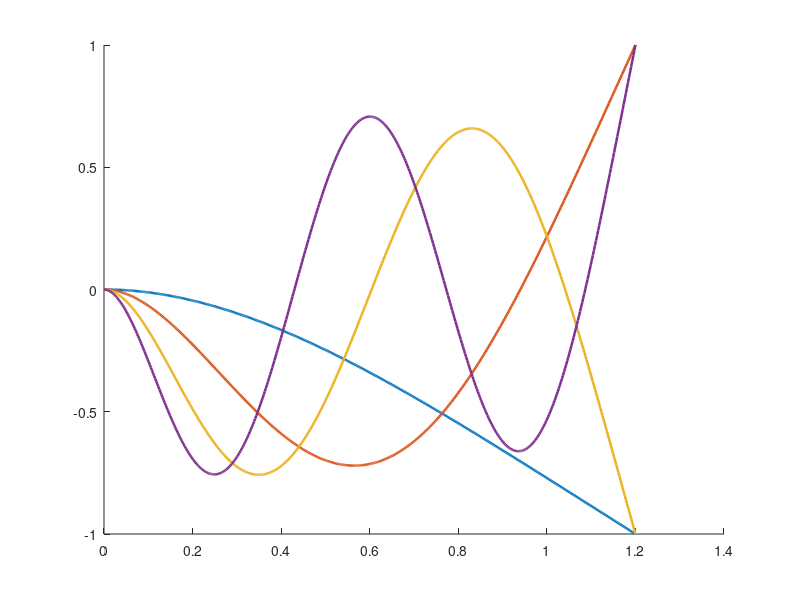

Write MATLAB code to recreate this figure. (Note: this script raises an error after producing the figure.)
clearvars 
close all
clc
%% Known parameters 
L = 1.2 ;    %[m]
b = 0.04 ;   %[m]
h = 0.008 ;  %[m]
rho = 2700 ; %[kg/m^3]
E = 68*1e9 ; %[N/m^2]
%% Finding firsts naturals frequencies of H (roots of function)
m = rho*b*h ;    %[kg/m]
J = (b*h^3)/12 ; %[m^4]
EJ = E*J ;      %[N*m^2]
gamma = @(w) (m*w^2/EJ)^0.25;
H = @(w)[ 1                0                1                0             ;
    0                1                0                1             ;
    -cos(gamma(w)*L) -sin(gamma(w)*L) cosh(gamma(w)*L) sinh(gamma(w)*L) ; 
    sin(gamma(w)*L) -cos(gamma(w)*L) sinh(gamma(w)*L) cosh(gamma(w)*L) ; ] ;
detH = @(w) det(H(w)) ;
w_sample = linspace(0, 1000, 5000);
detH_val = arrayfun(detH, w_sample);
% Balayage pour localiser les changements de signe
index = find(detH_val(1:end-1).*detH_val(2:end) < 0);  
nat_puls = zeros(numel(index),1);
for k = 1:numel(index)
    nat_puls(k) = fzero(detH, [w_sample(index(k)), w_sample(index(k)+1)]);
end
nat_freq = nat_puls/(2*pi) ;
%% Mode shapes - shapes functions
Nmode = 4 ;
x_grid = linspace(0, L,500);
figure; hold on
for i = 1:Nmode
    wi  = nat_puls(i)  ;
    gi  = gamma(wi) ; 
    Hi = H(wi) ; 
    z  = [-Hi(1:3,1:3) \ Hi(1:3,4) ; 1] ;  %normalized with last const.
    modeShape = z(1)*cos(gi*x_grid) + z(2)*sin(gi*x_grid) + z(3)*cosh(gi*x_grid) + z(4)*sinh(gi*x_grid) ;
    normalized_mode =  modeShape / max(abs(modeShape));
    plot(x_grid,normalized_mode,'LineWidth',1.8,'DisplayName',sprintf('Mode %d : f = %.2f Hz',i,nat_freq(i)));
end
% Labels and plot appearance
yline(0, '--', 'HandleVisibility', 'off');   
xlabel('Beam position x [m]');
ylabel('Normalized displacement \Phi_i(x)');
title('First 4 Mode Shapes of the Cantilever Beam');
legend('Location', 'best');
hold off;
%% FRF 

xk = L ;                            %[m] - Position of force applied
xj = [0.2; 0.4; 0.5; 0.8; 1; 1.2] ; %[m] - avoiding mode shapes nodes   
ksi = 0.01*ones(1,Nmode) ;          % damping of 1%
wn = nat_puls ;                     % Vector of 4 natural frequencies
gam= (m*wn.^2/EJ).^0.25 ;           % Vector of 4 gamma values associated to w_i
BC  = -(cos(gam*L) + cosh(gam*L)) ./ (sin(gam*L) + sinh(gam*L));                       % Boundary constant values and
Phi = @(x,i) cos(gam(i).*x) - cosh(gam(i).*x) + BC(i).*(sin(gam(i).*x) - sinh(gam(i).*x));  % analytical solution (element-wise : accepte i vecteur)
mi = zeros(1,Nmode);                % modal mass of mode 4 1st modes              
for i = 1:Nmode 
    mi(i) = trapz(x_grid, m*Phi(x_grid,i).^2);
end 
function G = frf(xj, xk, w_samp , Phi, mi, ksi, wn, Nmode)
G = zeros(numel(xj), numel(w_samp));                                    % M rows of FRF 
for i = 1:Nmode                                                         % by N columns of evaluating points for plot,
    num = Phi(xj, i) .* Phi(xk, i) / mi(i) ; 
    den = -w_samp.^2 + 1i*2*ksi(i)*wn(i)*w_samp + wn(i)^2;
    G = G + (num ./ den);
end
end
G_exp = frf(xj, xk, w_sample, Phi, mi, ksi, wn, Nmode);

figure; grid on    
subplot(2,1,1)            
semilogy(w_sample/(2*pi), abs(G_exp(1,:)), ...
    w_sample/(2*pi), abs(G_exp(3,:)), ...
    w_sample/(2*pi), abs(G_exp(end,:)), 'LineWidth', 1.2) ; 
ylabel('|G_{jk}| [m/N]');
legend('x_j = 0.2 m', 'x_j = 0.4 m', 'x_j = 1.2 m (colocated with xk)', 'Location', 'best');
title('FRF - Loaded at the end : x_k = L');

subplot(2,1,2)            
plot(w_sample/(2*pi), unwrap(angle(G_exp(1,:))), ...
    w_sample/(2*pi), unwrap(angle(G_exp(3,:))), ...
    w_sample/(2*pi), unwrap(angle(G_exp(end,:))), 'LineWidth', 1.2); 
xlabel('Frequency [Hz]'); ylabel('[rad]');


%% Experimental part : identification des 4 premiers modes (n = 1)

% Data preparation
% G_exp est nFRF x M frequences -> prendre .' pour avoir M pulsations x nFRF FRF (frf colonne par colonne)
nFRF = size(G_exp, 1);                 % Nombre de FRF

%% Structure du vecteur des inconnues (identique pour chaque mode)
ind = zeros(5, nFRF);              % indices de chaque bloc dans sol
for ii = 1:5
    ind(ii,:) = 2 + ii + (nFRF-1)*(ii-1) + (0:(nFRF-1));
end
nX = 2 + 5*nFRF;

options = optimoptions('lsqnonlin', 'Algorithm', 'levenberg-marquardt');

sol_list     = zeros(nX, Nmode);     % colonne k = parametres identifies du mode k
idx_fit_cell = cell(1, Nmode);       % indices de la bande de fitting du mode k
w_fit_cell   = cell(1, Nmode);       % pulsations de la bande du mode k
G_fit_cell   = cell(1, Nmode);       % FRF identifiee sur la bande (S_k x nFRF)
err_rel      = zeros(1, Nmode);      % erreur relative FRF dans la bande

for k = 1:Nmode
    % Bande de fitting autour du mode k (+/- 20 %, sans toucher w = 0 a cause de R_L/w^2)
    w_target = nat_puls(k);
    w_min = max(0.8*w_target, w_sample(2));
    w_max = min(1.2*w_target, w_sample(end));
    idx_fit = find(w_sample >= w_min & w_sample <= w_max);
    w_fit   = w_sample(idx_fit);            % vecteur colonne
    FRF_exp = G_exp(:, idx_fit).';          % sous-matrice PSEUDO EXP (S x nFRF)
    idx_fit_cell{k} = idx_fit;
    w_fit_cell{k}   = w_fit;

    % Numerical FRF + fonction d'erreur (chainage du cours)
    FRF_num = @(x) compute_FRF_num(x, w_fit, nFRF, ind);
    fun1   = @(x) FRF_num(x);
    fun2   = @(x) fun1(x) - FRF_exp ;
    err_re = @(x) real(fun2(x));
    err_im = @(x) imag(fun2(x));
    err    = @(x) [err_re(x); err_im(x)];

    % Initial guess : w_i et xi_i au pic, A_r au pic de chaque FRF, residus nuls
    w0  = w_target;
    xi0 = 0.01 ;
    A0  = max(abs(FRF_exp)) * (2*xi0*w0^2);   % 1 x nFRF
    X0  = [xi0, w0, A0, zeros(1, 4*nFRF)];    % 2 + 5*nFRF elements

    % minimization : les nFRF FRF sont ajustees simultanement
    sol = lsqnonlin(@(x) err(x), X0, [], [], options) ;
    sol_list(:,k) = sol;
    G_fit_cell{k} = FRF_num(sol);             % fit uniquement sur la bande w_fit
    err_rel(k)    = norm(fun2(sol),'fro') / norm(FRF_exp,'fro');
end

% Parametres identifies
xi_id  = sol_list(1,:);                        % 1 x Nmode
w_id   = sol_list(2,:);
f_id   = w_id/(2*pi);                          % Hz
A_id   = sol_list(ind(1,:), :);                % nFRF x Nmode : colonne k = deformee du mode k
% A_j ~ Phi(xj)*Phi(L)/m_i : le signe de Phi(L) alterne d'un mode a l'autre
Phi_id = zeros(nFRF, Nmode);                  % colonne k = deformee normalisee du mode k
for k = 1:Nmode
    Phi_id(:,k) = A_id(:,k) * sign(Phi(L,k)) / max(abs(A_id(:,k)));   % que des operations scalaires
end

%% Item 4 : qualite de l'identification - FRF exp sur tout le domaine, les 4 fits sur leur bande
ph_exp = unwrap(angle(G_exp), [], 2);          % phase deroulee sur tout le domaine (nFRF x M)
cmap   = lines(Nmode);

figure('Name', 'Identification - FRF experimentale vs identifiee'); grid on
subplot(2,1,1); hold on
for r = 1:nFRF
    if r == 1
        semilogy(w_sample/(2*pi), abs(G_exp(r,:)), 'b-', 'LineWidth', 0.8, 'DisplayName', 'G_{jk}^{EXP} (domaine complet)');
    else
        semilogy(w_sample/(2*pi), abs(G_exp(r,:)), 'b-', 'LineWidth', 0.8, 'HandleVisibility', 'off');
    end
end
for k = 1:Nmode
    for r = 1:nFRF
        if r == 1
            semilogy(w_fit_cell{k}/(2*pi), abs(G_fit_cell{k}(:,r)), 'Color', cmap(k,:), 'LineWidth', 1.6, ...
                'DisplayName', sprintf('Fit mode %d : %.2f Hz', k, f_id(k)));
        else
            semilogy(w_fit_cell{k}/(2*pi), abs(G_fit_cell{k}(:,r)), 'Color', cmap(k,:), 'LineWidth', 1.6, 'HandleVisibility', 'off');
        end
    end
end
ylabel('|G_{jk}| [m/N]');
title('FRF (x_k = L) : experimentales sur tout le domaine, fits sur leur bande');
legend('Location', 'best'); grid on

subplot(2,1,2); hold on
for r = 1:nFRF
    if r == 1
        plot(w_sample/(2*pi), ph_exp(r,:), 'b-', 'LineWidth', 0.8, 'DisplayName', 'G_{jk}^{EXP} (domaine complet)');
    else
        plot(w_sample/(2*pi), ph_exp(r,:), 'b-', 'LineWidth', 0.8, 'HandleVisibility', 'off');
    end
end
for k = 1:Nmode
    for r = 1:nFRF
        ph_fit = unwrap(angle(G_fit_cell{k}(:,r)));
        ph_fit = ph_fit + (ph_exp(r, idx_fit_cell{k}(1)) - ph_fit(1));   % recalage de la phase
        if r == 1
            plot(w_fit_cell{k}/(2*pi), ph_fit, 'Color', cmap(k,:), 'LineWidth', 1.6, ...
                'DisplayName', sprintf('Fit mode %d : %.2f Hz', k, f_id(k)));
        else
            plot(w_fit_cell{k}/(2*pi), ph_fit, 'Color', cmap(k,:), 'LineWidth', 1.6, 'HandleVisibility', 'off');
        end
    end
end
xlabel('Frequency [Hz]'); ylabel('Phase [rad]'); legend('Location', 'best'); grid on

%% Item 5 : comparaison des deformees - 4 figures (theorique vs identifiee)
for k = 1:Nmode
    phi_th = Phi(x_grid, k) / max(abs(Phi(x_grid, k)));
    figure('Name', sprintf('Mode shape - mode %d', k));
    plot(x_grid, phi_th, 'b-', 'LineWidth', 1.8, 'DisplayName', 'Modele (theorique)');
    hold on
    plot(xj, Phi_id(:,k), 'ro', 'MarkerSize', 8, 'LineWidth', 1.8, 'DisplayName', 'Identifie');
    xlabel('Beam length [m]'); ylabel(sprintf('Mode shape \\Phi_%d(x)', k));
    title(sprintf('Mode %d : f_{id} = %.2f Hz, \\xi_{id} = %.3f %%', k, f_id(k), 100*xi_id(k)));
    legend; grid on
end

%% Item 5 : tableau comparatif simule vs identifie
fprintf('\nTableau comparatif : parametres simules vs identifies\n');
fprintf('Mode |  f_sim [Hz]  |   f_id [Hz]  |  err f [%%] | xi_sim |   xi_id   | err xi [%%] |  err Phi\n');
fprintf('-----+--------------+--------------+------------+--------+-----------+------------+----------\n');
for k = 1:Nmode
    phi_th_xj = Phi(xj, k) / max(abs(Phi(xj, k)));
    err_phi   = norm(Phi_id(:,k) - phi_th_xj) / norm(phi_th_xj);
    fprintf('%4d | %12.4f | %12.4f | %9.4f | %6.4f | %9.5f | %9.4f | %.2e\n', ...
        k, nat_freq(k), f_id(k), 100*abs(f_id(k)-nat_freq(k))/nat_freq(k), ...
        ksi(k), xi_id(k), 100*abs(xi_id(k)-ksi(k))/ksi(k), err_phi);
end
fprintf('Erreur relative FRF dans chaque bande : '); fprintf('%.2e ', err_rel); fprintf('\n');

%  Fonction : modele FRF a un mode + residus complexes


function G_num = compute_FRF_num(x, w_s, nFRF, ind)
xi_i = x(1);
w_i  = x(2);
A    = x(ind(1,:));                          
RL   = x(ind(2,:)) + 1i * x(ind(3,:));        
RH   = x(ind(4,:)) + 1i * x(ind(5,:));       

S = numel(w_s);
G_num = zeros(S, nFRF);
den = -w_s.^2 + 1i*2*xi_i*w_i*w_s + w_i^2;     % denominateur commun (S x 1)

for r = 1:nFRF
    G_num(:,r) = A(r)./den + RL(r)./w_s.^2 + RH(r);
end
end
